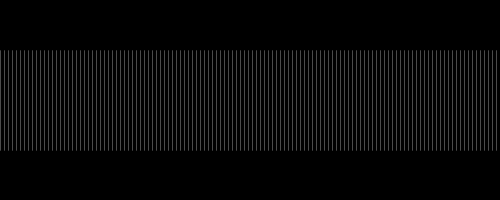
Frame 1 (no input)
Frame 60 (the mouse pressed at the canvas centre just before this capture): identical to frame 1, image omitted
Frame 120 (the mouse held since frame 60 and released just before this capture): identical to frame 1, image omitted

The Processing sketch that drew this single still picture (run headless with seeded random() and noise(); from frame 60 on, the mouse is pressed at the canvas centre):

// Processing sketch: processing_107536
// ── processing_107536.pde

void setup() {
  size(500, 200);
  strokeWeight(0.5);
  stroke(255, 150); 
 
}

void draw() {
  background(0);

for (int i =0 ; i < 640; i = i+4) 
 line(i, 50, i, 150);

}
